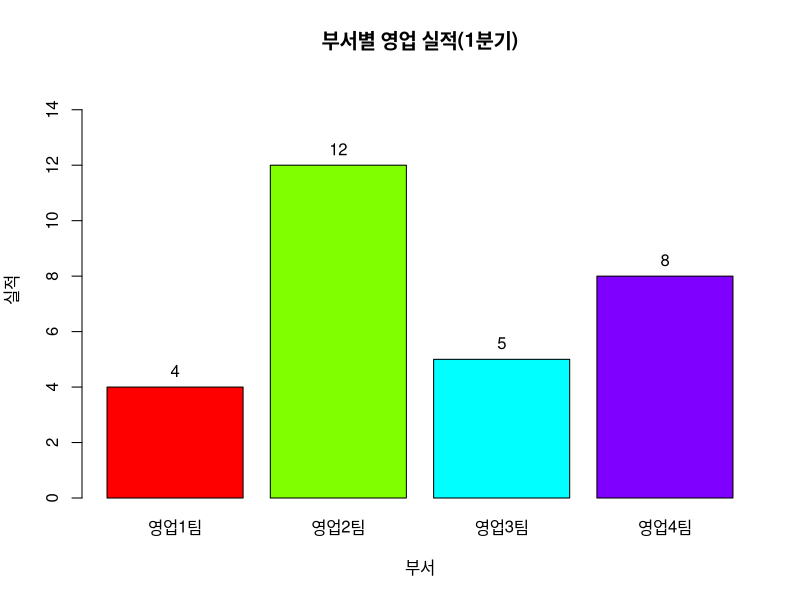
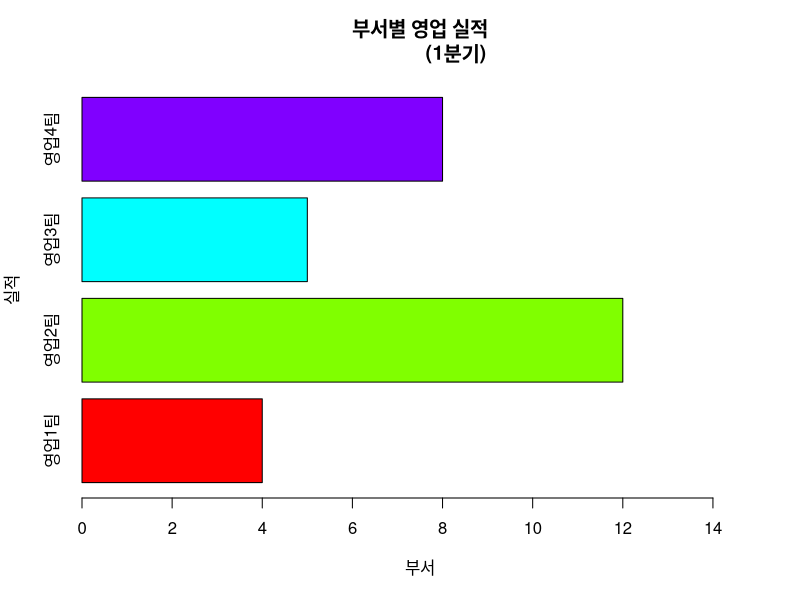
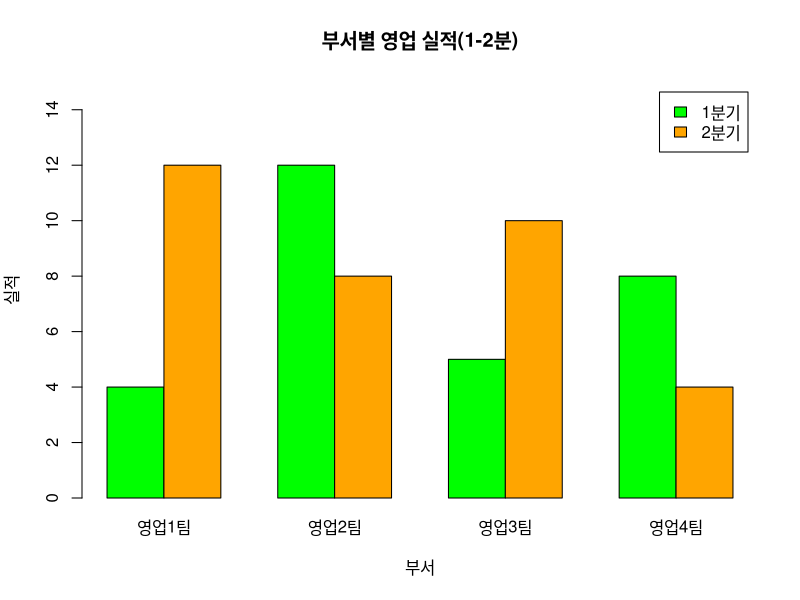

Write the R code that produced these figures, in order.
dept <- c("영업1팀","영업2팀","영업3팀","영업4팀")
sales01 <- c(4, 12, 5, 8)

bp<-barplot(sales01, names.arg = dept, main = "부서별 영업 실적(1분기)",
        col = rainbow(length(dept)), xlab = "부서", ylab = "실적",
        ylim = c(0, 15))
text(x=bp, y=sales01, labels = sales01, pos = 3)

bp<-barplot(sales01, names.arg = dept, main = "부서별 영업 실적
            (1분기)",col = rainbow(length(dept)), xlab = "부서", 
            ylab = "실적", xlim = c(0, 15), horiz = TRUE)
sales02 <- c(12, 8, 10, 4)
sales<-rbind(sales01,sales02)
sales
legend_label <- c("1분기", "2분기")
barplot(sales, names.arg = dept, main ="부서별 영업 실적(1-2분)"
        ,col = c("green","orange"), xlab = "부서", ylab = 
        "실적", ylim = c(0, 15), legend.text = legend_label, 
        beside = TRUE)
